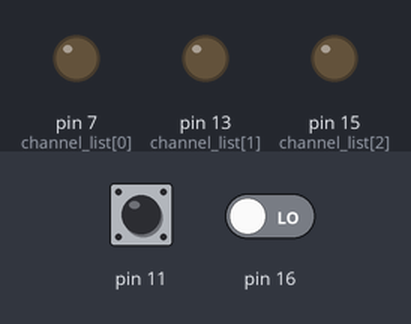
Bench run of a program on a simulated Raspberry Pi (header pin numbers). Parts: output pins drawn as LEDs (lit = HIGH). The test bench sets the inputs (shaded band); at power-on: pin 11 LOW, pin 16 LOW.

Above: at 1.2 s.
1.3 s: pin 11 pulled HIGH for 0.15 s
At 2.2 s:
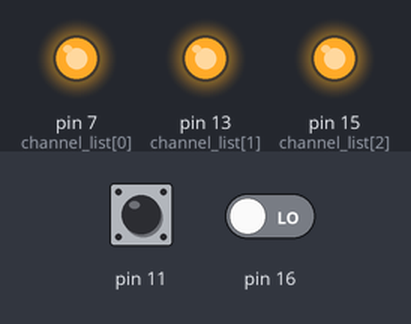
2.9 s: pin 11 pulled HIGH for 1 s
At 4.7 s:
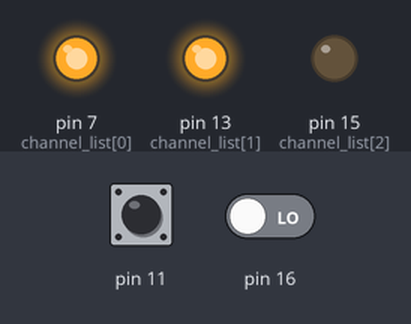
5.4 s: pin 11 pulled HIGH for 0.15 s
At 6.5 s:
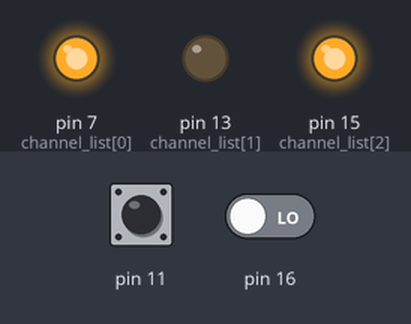
7.0 s: pin 11 pulled HIGH for 3.2 s
At 10.7 s:
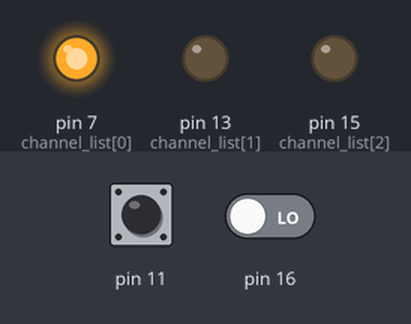
11.7 s: pin 11 pulled HIGH for 0.15 s
At 12.5 s:
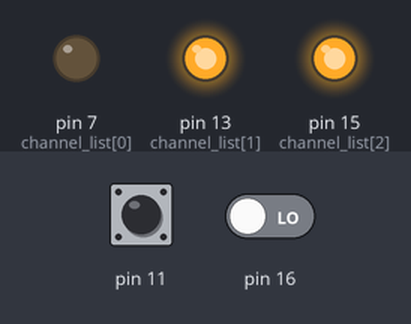
13.3 s: pin 11 pulled HIGH for 1 s
At 15.0 s:
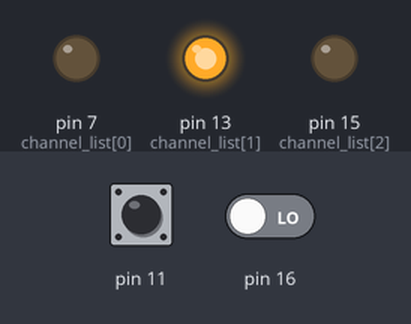
Timing chart, 0 to 16.5 s (numbered marks = the images above; inputs shaded):
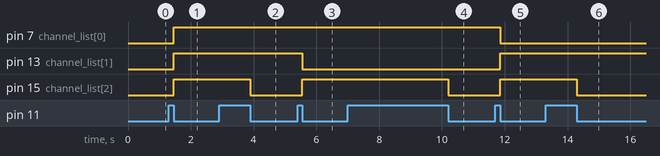

The program:

template1.py
```python
import RPi.GPIO as GPIO
import time
import itertools

listIndex=0
listIndex2=8
channel_list=(7,13,15)
binary_list =list()
#configure GPIOs
def initGPIO():
    GPIO.setwarnings(False)
    GPIO.setmode(GPIO.BOARD)
#------------------------------------------------------------------------------------
#initialise LEDs and configure GPIOs
def initLED():
    GPIO.setup(7,GPIO.OUT, initial=GPIO.LOW)
    GPIO.setup(13,GPIO.OUT, initial=GPIO.LOW)
    GPIO.setup(15,GPIO.OUT, initial=GPIO.LOW)
#-------------------------------------------------------------------------------------
#initialise buttons and configure GPIOs
def initBTNS():
    GPIO.setup(11, GPIO.IN, pull_up_down=GPIO.PUD_DOWN)
    GPIO.setup(16,GPIO.IN, pull_up_down=GPIO.PUD_DOWN)

#--------------------------------------------------------------------------------------
#conversion function
def BinaryConversion():
    list = []
    for x in map(' '.join, itertools.product('01', repeat=3)):
        list.append(x)
    return list
#---------------------------------------------------------------------------------------
#converts binary list to binary integer list
def listOfNum():
    num_list = []
    for item in BinaryConversion():
        bNum=item.split(" ")
        results = [int(i) for i in bNum]
        num_list.append(results)
    return num_list
#-----------------------------------------------------------------------------------------
#flash LEDs function responding to button at pin16
def increment(e):
    global binary_list
    global listIndex
    listNum = listOfNum()
    if listIndex >= len(listNum):
        listIndex=0
    binary_list=listNum[listIndex]
    GPIO.output(channel_list,binary_list)
    listIndex +=1
#----------------------------------------------------------------------------------------
#flash LEDs function responding to button at pin11
def decrement(e):
    global binary_list
    global listIndex2
    listNum = listOfNum()
    if listIndex2 == 0:
        listIndex2=len(listNum)
    binary_list=listNum[listIndex2-1]
    GPIO.output(channel_list,binary_list)
    listIndex2 -=1
#listens to a pressed button using interrupts
def btnChecker():
    GPIO.add_event_detect(16, GPIO.FALLING, callback=increment, bouncetime=300)
    GPIO.add_event_detect(11, GPIO.FALLING, callback=decrement, bouncetime=300)
#-------------------------------------------------------------------------------------
def main():
   # event loop
    while True:
        continue
if __name__== '__main__':

    initGPIO()
    initBTNS()
    initLED()
    btnChecker()
    main()
```

Measured:
- after the input at 1.3 s, pin 7 (channel_list[0]), pin 13 (channel_list[1]), pin 15 (channel_list[2]): LOW → HIGH after 0.15 s
- after the input at 2.9 s, pin 15 (channel_list[2]): HIGH → LOW after 1.0 s
- after the input at 5.4 s, pin 13 (channel_list[1]): HIGH → LOW after 0.15 s; pin 15 (channel_list[2]): LOW → HIGH after 0.15 s
- after the input at 7.0 s, pin 15 (channel_list[2]): HIGH → LOW after 3.2 s
- after the input at 11.7 s, pin 7 (channel_list[0]): HIGH → LOW after 0.15 s; pin 13 (channel_list[1]), pin 15 (channel_list[2]): LOW → HIGH after 0.15 s
- after the input at 13.3 s, pin 15 (channel_list[2]): HIGH → LOW after 1.0 s
